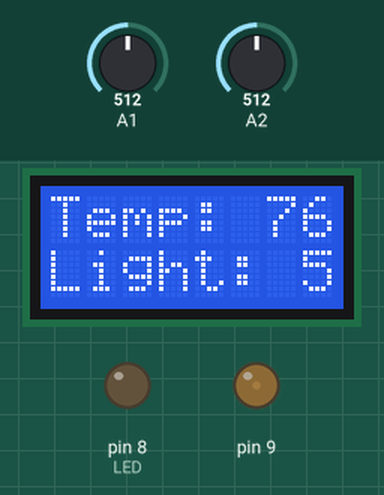
Bench run of a sketch on a simulated Arduino Uno, built with avr-gcc and run on an emulated ATmega328P. Shown: 8×2 character LCD, output pins drawn as LEDs (lit = HIGH). The test bench sets the inputs (shaded band); at power-on: A2 = 512, A1 = 512.

Above: at 1.7 s.
1.8 s: A2 set to 173
At 3.7 s:
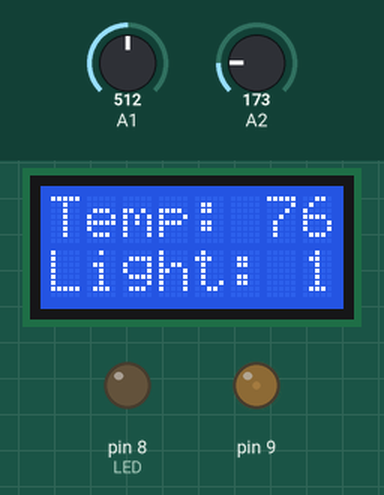
4.7 s: A2 set to 142
At 6.7 s:
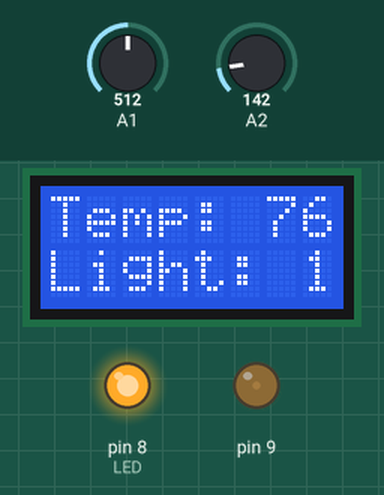
7.6 s: A1 set to 716
At 10.2 s:
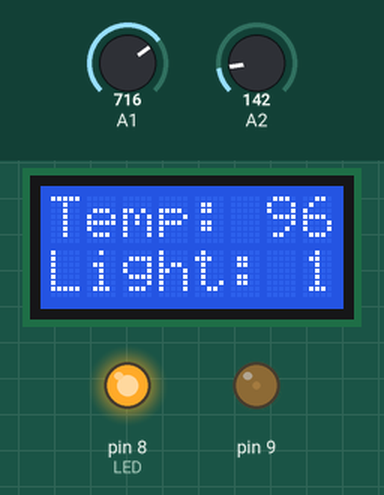
11.0 s: A1 set to 900
At 12.0 s:
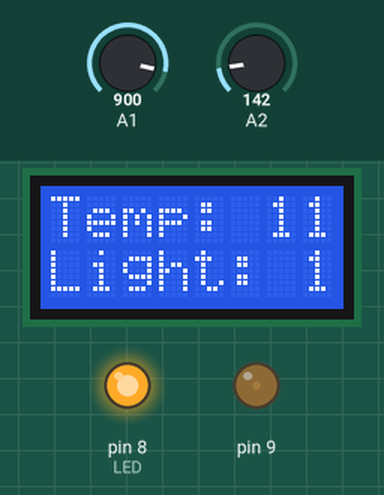
13.9 s: A1 set to 1023
At 16.7 s:
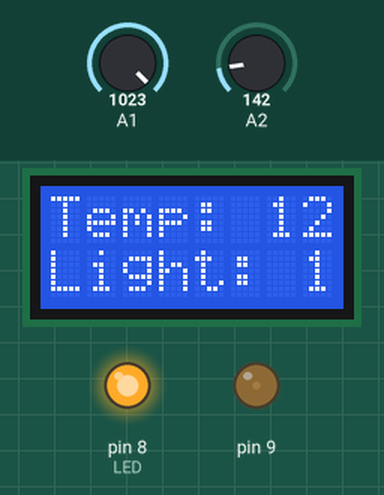
17.3 s: A2 set to 0
At 18.4 s:
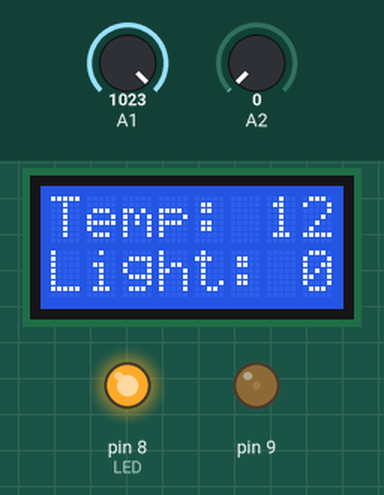
Timing chart, 0 to 20.3 s (numbered marks = the images above; inputs shaded):
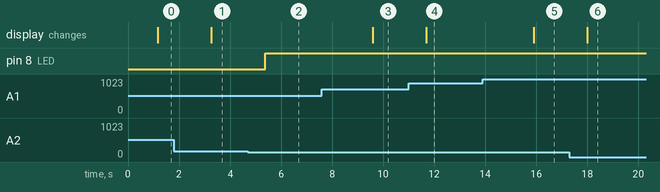

Measured:
- the behaviour switches between 160 and 159 on A2 (found by bisection; images 1 and 2)
- after the input at 1.8 s, the display: changes after 1.5 s (image 1)
- after the input at 4.7 s, pin 8 (LED): LOW → HIGH after 0.68 s
- after the input at 7.6 s, the display: changes after 2.0 s (image 3)
- after the input at 11.0 s, the display: changes after 0.69 s (image 4)
- after the input at 13.9 s, the display: changes after 2.0 s (image 5)
- after the input at 17.3 s, the display: changes after 0.70 s (image 6)

The sketch:

digital_termo.ino
```cpp
#include <LiquidCrystal.h> // include a library headfile
// LiquidCrystal display with:
// rs on pin 10
// rw on pin 11
// enable on pin 12
// d4, d5, d6, d7 on pins 13, 14, 15, 16
LiquidCrystal lcd(10, 11, 12, 13, 14, 15, 16);

float temperature = 0;
float light = 0;

int LED = 8;

void setup()
{
pinMode(9, OUTPUT);
analogWrite(9, 20);
pinMode( LED , OUTPUT );

lcd.begin(8, 2);
lcd.setCursor(0,0);


}
void loop()
{
  //lcd.clear();
  lcd.setCursor(0,0);
  lcd.print("Temp: ");

  delay( 1000 );
   temperature = analogRead(1);
   temperature += 248;
   temperature = temperature / 10;
   delay( 100 );
   lcd.print( temperature );
   lcd.setCursor(0,1);

   lcd.print("Light: ");
   light = analogRead(2);
   lcd.print(light);
    if ( light < 160 ) {
       digitalWrite(LED,HIGH);
    } else {
       digitalWrite(LED,LOW);
    }
    delay(1000);
}
```
